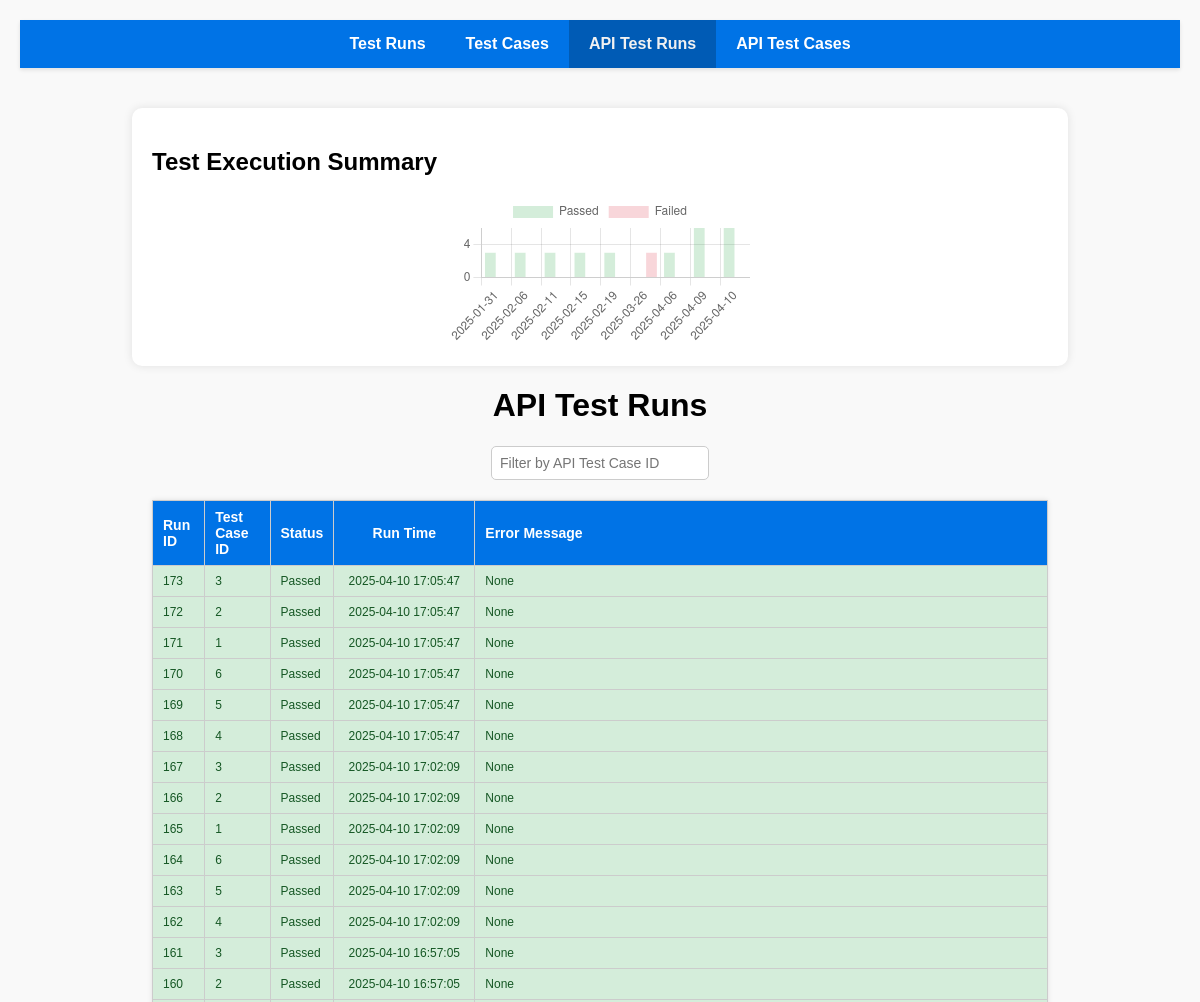
Page /test_runs_api (upper part) on the earlier database version.
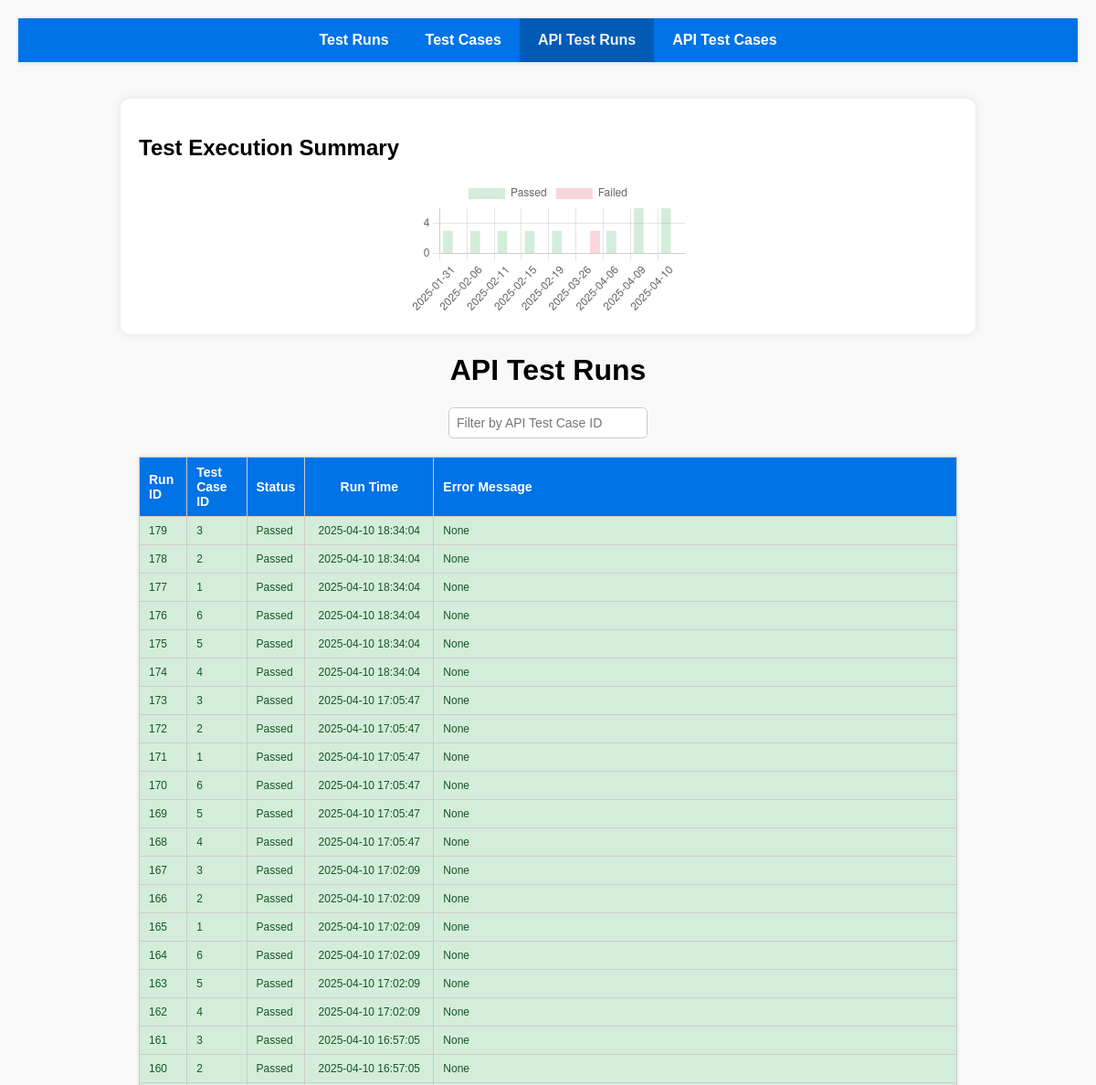
Same page on the later database version.
### tables this page shows
CREATE TABLE test_runs_API (
    id INTEGER PRIMARY KEY AUTOINCREMENT,
    test_case_id INTEGER NOT NULL,
    status TEXT NOT NULL,
    run_time DATETIME DEFAULT CURRENT_TIMESTAMP,
    error_message TEXT,
    FOREIGN KEY (test_case_id) REFERENCES test_cases_API(id) 
      ON DELETE CASCADE 
      ON UPDATE CASCADE );

### flask_server.py (the view)
@app.route('/test_runs_api')
def api_test_runs():
    conn = sqlite3.connect('./sqlite_db/test_tracking.db')  # Connecting to SQLite database
    cursor = conn.cursor()
    cursor.execute("SELECT * FROM test_runs_API ORDER BY id DESC")
    results = cursor.fetchall()
    cursor.execute("SELECT status, COUNT(*) FROM test_runs_API GROUP BY status")
    status_counts = cursor.fetchall()
    test_counts = {"passed": 0, "failed": 0}
    for status, count in status_counts:
        if status == 'Passed':
            test_counts["passed"] = count
        elif status == 'Failed':
            test_counts["failed"] = count
    cursor.execute("""
        WITH LastTestStatus AS (
            SELECT
                test_case_id,
                status,
                DATE(run_time) AS test_date,
                ROW_NUMBER() OVER (PARTITION BY test_case_id, DATE(run_time) ORDER BY run_time DESC) AS rn
            FROM test_runs_API
        )
        SELECT
            test_date,
            COUNT(DISTINCT CASE WHEN status = 'Passed' THEN test_case_id END) AS passed_count,
            COUNT(DISTINCT CASE WHEN status = 'Failed' THEN test_case_id END) AS failed_count
        FROM LastTestStatus
        WHERE rn = 1
        GROUP BY test_date
        ORDER BY test_date
    """)
    results_for_chart = cursor.fetchall()
    conn.close()
    chart_data = {
        "labels": [row[0] for row in results_for_chart],  # Dates
        "passed": [row[1] for row in results_for_chart],  # Number of Passed
        "failed": [row[2] for row in results_for_chart],  # Number of Failed
    }
    return render_template(
        'test_runs_api.html',
        results=results,
        test_counts=test_counts,
        chart_data=chart_data,
        current_path=request.path
    )

### templates/test_runs_api.html (shortened to what this page needs)
<!DOCTYPE html>
<html lang="en">
  <head>
  </head>
  <body>
    <header>
      <nav>
        <ul>
          <li>
            <a href="/" class="{{ 'active' if request.path == '/' else '' }}"
              >Test Runs</a
            >
          </li>
          <li>
            <a
              href="/test_cases"
              class="{{ 'active' if request.path == '/test_cases' else '' }}"
              >Test Cases</a
            >
          </li>
          <li>
            <a
              href="/test_runs_api"
              class="{{ 'active' if request.path == '/test_runs_api' else '' }}"
              >API Test Runs</a
            >
          </li>
          <li>
            <a
              href="/test_cases_api"
              class="{{ 'active' if request.path == '/test_cases_api' else '' }}"
              >API Test Cases</a
            >
          </li>
        </ul>
      </nav>
    </header>
    <main>
      <div class="chart-container">
        <h2>Test Execution Summary</h2>
        <canvas id="lineChart"></canvas>
      </div>
      <script>
        // Data for bar graph
        const chartData = {{ chart_data | tojson }};
        const ctx2 = document.getElementById('lineChart').getContext('2d');
        new Chart(ctx2, {
            type: 'bar',  // Bar graph
            data: {
                labels: chartData.labels,  // Dates
                datasets: [{
                    label: 'Passed',
                    data: chartData.passed,  // Number of Passed
                    borderColor: '#28a745',
                    backgroundColor: 'rgba(40, 167, 69, 0.2)',
                    fill: true,
                    tension: 0.4
                }, {
                    label: 'Failed',
                    data: chartData.failed,  // Number of Failed
                    borderColor: '#dc3545',
                    backgroundColor: 'rgba(220, 53, 69, 0.2)',
                    fill: true,
                    tension: 0.4
                }]
            },
            options: {
                responsive: true,
                plugins: {
                    legend: {
                        position: 'top',
                    },
                    tooltip: {
                        callbacks: {
                            label: function(tooltipItem) {
                                return tooltipItem.raw + ' tests';
                            }
                        }
                    }
                }
            }
        });
      </script>
      <h1>API Test Runs</h1>
      <input
        type="text"
        id="filterInput"
        placeholder="Filter by API Test Case ID"
        onkeyup="filterTable()"
        style="
          display: block;
          margin: 10px auto;
          padding: 8px;
          width: 200px;
          font-size: 14px;
          border: 1px solid #ccc;
          border-radius: 5px;
        "
      />
      <table>
        <tr>
          <th>Run ID</th>
          <th>Test Case ID</th>
          <th>Status</th>
          <th>Run Time</th>
          <th>Error Message</th>
        </tr>
        {% for result in results %}
        <tr class="{{ 'passed' if result[2] == 'Passed' else 'failed' }}">
          <td>{{ result[0] }}</td>
          <td>{{ result[1] }}</td>
          <td>{{ result[2] }}</td>
          <td>{{ result[3] }}</td>
          <td>{{ result[4] }}</td>
        </tr>
        {% endfor %}
      </table>
    </main>
  </body>
</html>

Differences in the rows shown:
added test_runs_API: id "179", test_case "3", status "Passed", run_time "2025-04-10 18:34:04", result "None"
added test_runs_API: id "178", test_case "2", status "Passed", run_time "2025-04-10 18:34:04", result "None"
added test_runs_API: id "177", test_case "1", status "Passed", run_time "2025-04-10 18:34:04", result "None"
added test_runs_API: id "176", test_case "6", status "Passed", run_time "2025-04-10 18:34:04", result "None"
added test_runs_API: id "175", test_case "5", status "Passed", run_time "2025-04-10 18:34:04", result "None"
added test_runs_API: id "174", test_case "4", status "Passed", run_time "2025-04-10 18:34:04", result "None"
